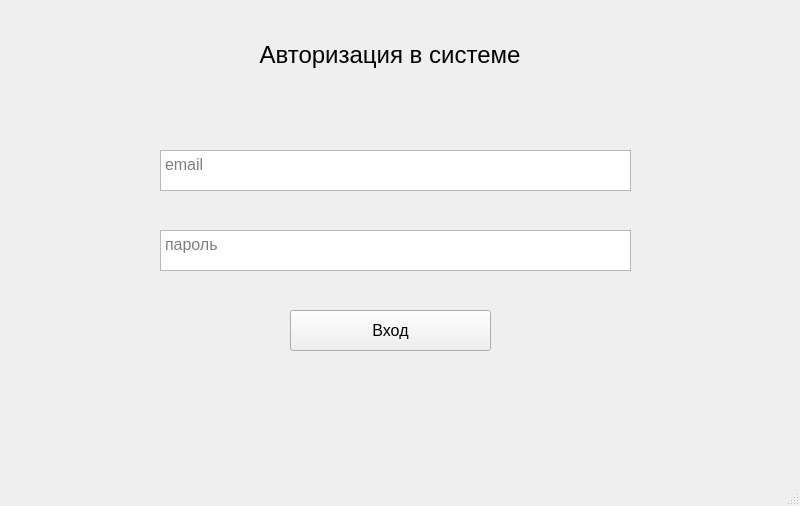
<?xml version="1.0" encoding="UTF-8"?>
<ui version="4.0">
 <class>LoginWindow</class>
 <widget class="QMainWindow" name="LoginWindow">
  <property name="geometry">
   <rect>
    <x>0</x>
    <y>0</y>
    <width>800</width>
    <height>506</height>
   </rect>
  </property>
  <property name="windowTitle">
   <string>MainWindow</string>
  </property>
  <widget class="QWidget" name="centralwidget">
   <widget class="QLabel" name="Autorization">
    <property name="geometry">
     <rect>
      <x>190</x>
      <y>30</y>
      <width>400</width>
      <height>50</height>
     </rect>
    </property>
    <property name="font">
     <font>
      <pointsize>18</pointsize>
     </font>
    </property>
    <property name="text">
     <string>Авторизация в системе</string>
    </property>
    <property name="textFormat">
     <enum>Qt::AutoText</enum>
    </property>
    <property name="scaledContents">
     <bool>true</bool>
    </property>
    <property name="alignment">
     <set>Qt::AlignCenter</set>
    </property>
    <property name="wordWrap">
     <bool>false</bool>
    </property>
   </widget>
   <widget class="QTextBrowser" name="Email">
    <property name="geometry">
     <rect>
      <x>160</x>
      <y>150</y>
      <width>471</width>
      <height>41</height>
     </rect>
    </property>
    <property name="font">
     <font>
      <pointsize>12</pointsize>
     </font>
    </property>
    <property name="readOnly">
     <bool>false</bool>
    </property>
    <property name="html">
     <string>&lt;!DOCTYPE HTML PUBLIC &quot;-//W3C//DTD HTML 4.0//EN&quot; &quot;http://www.w3.org/TR/REC-html40/strict.dtd&quot;&gt;
&lt;html&gt;&lt;head&gt;&lt;meta name=&quot;qrichtext&quot; content=&quot;1&quot; /&gt;&lt;style type=&quot;text/css&quot;&gt;
p, li { white-space: pre-wrap; }
&lt;/style&gt;&lt;/head&gt;&lt;body style=&quot; font-family:'MS Shell Dlg 2'; font-size:12pt; font-weight:400; font-style:normal;&quot;&gt;
&lt;p style=&quot;-qt-paragraph-type:empty; margin-top:0px; margin-bottom:0px; margin-left:0px; margin-right:0px; -qt-block-indent:0; text-indent:0px;&quot;&gt;&lt;br /&gt;&lt;/p&gt;&lt;/body&gt;&lt;/html&gt;</string>
    </property>
    <property name="placeholderText">
     <string>email</string>
    </property>
   </widget>
   <widget class="QTextBrowser" name="password">
    <property name="geometry">
     <rect>
      <x>160</x>
      <y>230</y>
      <width>471</width>
      <height>41</height>
     </rect>
    </property>
    <property name="font">
     <font>
      <pointsize>12</pointsize>
     </font>
    </property>
    <property name="readOnly">
     <bool>false</bool>
    </property>
    <property name="html">
     <string>&lt;!DOCTYPE HTML PUBLIC &quot;-//W3C//DTD HTML 4.0//EN&quot; &quot;http://www.w3.org/TR/REC-html40/strict.dtd&quot;&gt;
&lt;html&gt;&lt;head&gt;&lt;meta name=&quot;qrichtext&quot; content=&quot;1&quot; /&gt;&lt;style type=&quot;text/css&quot;&gt;
p, li { white-space: pre-wrap; }
&lt;/style&gt;&lt;/head&gt;&lt;body style=&quot; font-family:'MS Shell Dlg 2'; font-size:12pt; font-weight:400; font-style:normal;&quot;&gt;
&lt;p style=&quot;-qt-paragraph-type:empty; margin-top:0px; margin-bottom:0px; margin-left:0px; margin-right:0px; -qt-block-indent:0; text-indent:0px; font-size:7.8pt;&quot;&gt;&lt;br /&gt;&lt;/p&gt;&lt;/body&gt;&lt;/html&gt;</string>
    </property>
    <property name="placeholderText">
     <string>пароль</string>
    </property>
   </widget>
   <widget class="QPushButton" name="Input">
    <property name="geometry">
     <rect>
      <x>290</x>
      <y>310</y>
      <width>201</width>
      <height>41</height>
     </rect>
    </property>
    <property name="font">
     <font>
      <pointsize>12</pointsize>
     </font>
    </property>
    <property name="text">
     <string>Вход</string>
    </property>
   </widget>
  </widget>
  <widget class="QMenuBar" name="menubar">
   <property name="geometry">
    <rect>
     <x>0</x>
     <y>0</y>
     <width>800</width>
     <height>26</height>
    </rect>
   </property>
  </widget>
  <widget class="QStatusBar" name="statusbar"/>
 </widget>
 <resources/>
 <connections/>
</ui>
